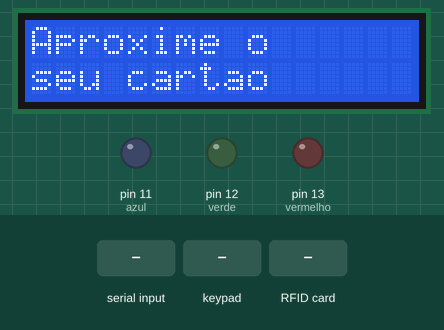
A sketch run on a simulated Arduino Mega 2560, built with avr-gcc and run on an emulated ATmega2560. Shown: 16×2 character LCD, output pins drawn as LEDs (lit = HIGH). The inputs (shaded band) are chosen by the test bench. Pins used as bus, display or sensor lines are not drawn; what the sketch prints to the serial monitor is not drawn.

Above: at 1.2 s.
1.3 s: "0" received over Serial
At 1.8 s:
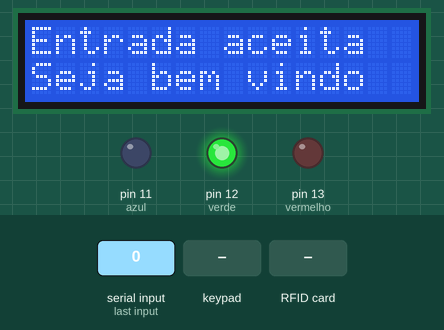
4.3 s: keypad keys 1 2 3 4 # pressed 0.4 s apart
At 7.2 s:
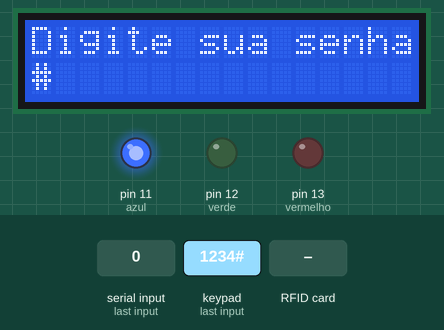
7.8 s: RFID card 5E 7A 19 C4 held to the reader
At 9.1 s:
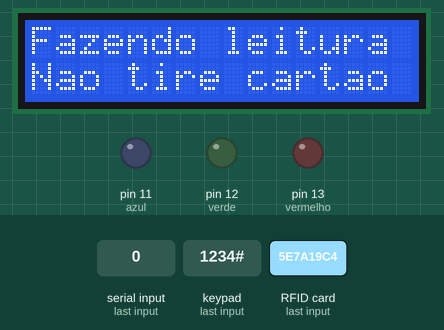
10.8 s: "1" received over Serial
At 11.8 s:
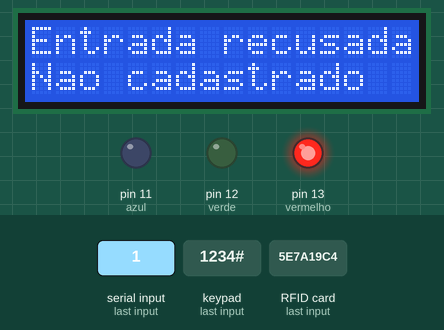
13.8 s: key '*' pressed
At 14.3 s:
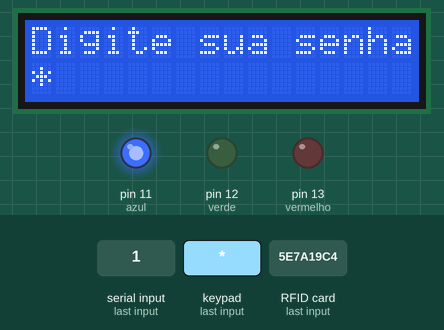
15.3 s: key '#' pressed
At 15.6 s:
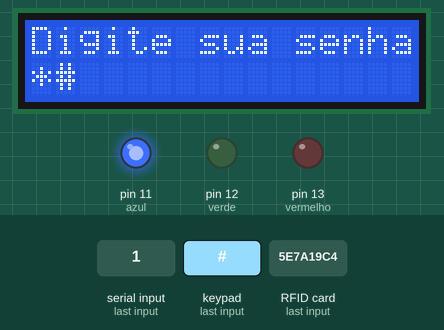
Timing chart, 0 to 17.8 s (numbered marks = the images above; inputs shaded):
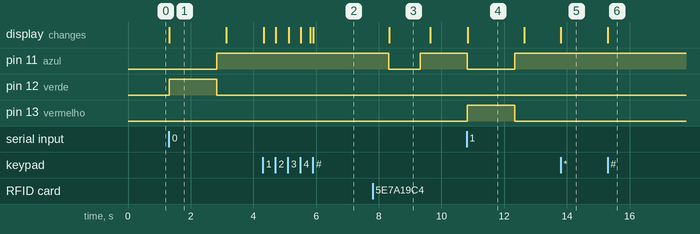

Measured:
- after the input at 1.3 s, pin 11 (azul): LOW → HIGH after 1.5 s; pin 12 (verde): LOW → HIGH at once, → LOW 1.5 s later; the display: changes at once (image 1)
- after the input at 4.3 s, the display: first changes at once (image 2 shows a later state)
- after the input at 7.8 s, pin 11 (azul): HIGH → LOW after 0.52 s, → HIGH 1.0 s later; the display: changes after 0.53 s (image 3)
- after the input at 10.8 s, pin 11 (azul): HIGH → LOW at once, → HIGH 1.5 s later; pin 13 (vermelho): LOW → HIGH at once, → LOW 1.5 s later; the display: changes at once (image 4)
- after the input at 13.8 s, the display: changes at once (image 5)
- after the input at 15.3 s, the display: changes at once (image 6)
- what the display in image 1 shows lasts 1.8 s, from 1.3 s to 3.1 s

The sketch:

mario_ponto.ino
```cpp
//bibliotecas a serem usadas
#include <LiquidCrystal.h>
#include <Keypad.h>
#include "SPI.h"
#include "MFRC522.h"

//configuração do RFID
const int pinRST = 8;                                     //pinagem de dados do rfid
const int pinSDA = 53;                                    //pinagem de dados do rfid
MFRC522 mfrc522(pinSDA, pinRST);                          //configura o rfid

//configuração do teclado
const byte ROWS = 4;                                      //quantidade de linhas
const byte COLS = 3;                                      //quantidade de colunas

char hexaKeys[ROWS][COLS] = {                             //identificação de cada tecla
  {'1', '2', '3'},
  {'4', '5', '6'},
  {'7', '8', '9'},
  {'*', '0', '#'}
};
byte rowPins[ROWS] = {20, 19, 18, 17};                    //define as linhas do teclado
byte colPins[COLS] = {16, 15, 14};                        //define as colunas do teclado

Keypad customKeypad = Keypad(makeKeymap(hexaKeys), rowPins, colPins, ROWS, COLS); //configura o teclado

//configuração senha teclado
#define Password_Length 5                                 //tamanho da senha

char Data[Password_Length];
char Master[Password_Length] = "1234";
byte data_count = 0, master_count = 0;
bool Pass_is_good;
char customKey;

//configuração LCD
const int rs = 7, en = 6, d4 = 5, d5 = 4, d6 = 3, d7 = 2; //pinos do lcd
LiquidCrystal lcd(rs, en, d4, d5, d6, d7);                //configuração do lcd

//inicializa tudo
void setup() {
  //rfid
  SPI.begin();
  mfrc522.PCD_Init();

  //porta serial
  Serial.begin(9600);

  //lcd
  lcd.begin(16, 2);
  lcd.setCursor(0, 0);                            //posiciona o cursor
  lcd.print("Aproxime o");                        //escreve na tela
  lcd.setCursor(0, 1);                            //posiciona a tela
  lcd.print("seu cartao");                        //escreve na tela

  //leds
  pinMode(13, OUTPUT);                    //vermelho
  pinMode(12, OUTPUT);                    //verde
  pinMode(11, OUTPUT);                    //azul

  //comunicação com o processing
  contato();
}

//variáveis auxiliares
char val;                                 //auxiliar que contem os dados recebidos do processing

int vermelho = 13;                        //pino led vermelho
boolean evermelho = HIGH;                 //estado do led vermelho

int verde = 12;                           //pino led verde
boolean everde = HIGH;                    //estado do led verde

int azul = 11;                            //pino do led azul
boolean eazul = HIGH;                     //estado do led azul

//roda tudo em loop
void loop() {

  teclado();
  executaRFID();

}

void executaRFID(){
  digitalWrite(azul, eazul);              //acende o led azul

  if (Serial.available() > 0) {           //verifica se tem alguma coisa a ser lida na porta serial
    val = Serial.read();                  //lê a porta serial caso sim

    if (val == '0'){                      //se recebe 0, executa o codigo de acerto
      digitalWrite(azul, !eazul);
      digitalWrite(verde, everde);
      lcd.clear();
      lcd.setCursor(0, 0);
      lcd.print("Entrada aceita");
      lcd.setCursor(0, 1);
      lcd.print("Seja bem vindo");
      delay(1500);
      digitalWrite(verde, !everde);
    }

    if (val == '1'){                      //se recebe 1, executa o codigo de erro
      digitalWrite(azul, !eazul);
      digitalWrite(vermelho, evermelho);
      lcd.clear();
      lcd.setCursor(0, 0);
      lcd.print("Entrada recusada");
      lcd.setCursor(0, 1);
      lcd.print("Nao cadastrado");
      delay(1500);
      digitalWrite(vermelho, !evermelho);
    }
  }
  else {                                  //caso não tenha nada a ser lido na serial
    leituraRFID();                        //lê o rfid
  }
}

//recebe o "ok" inicial do processing, dando início a tudo
void contato() {
  while (Serial.available() <= 0) {
    Serial.println("A");                  //processing espera esse "a" pra começar tudo
    delay(300);
  }
}

char auxTeclado;

//faz as magias do teclado
void teclado() {
  char customKey = customKeypad.getKey();

  if (customKey) {
      lcd.setCursor(0, 0);                            //posiciona o cursor
      lcd.print("Digite sua senha");                        //escreve na tela
      Data[data_count] = customKey;
      lcd.setCursor(data_count,1);
      lcd.print(Data[data_count]);
      lcd.setCursor(data_count+1,1);
      lcd.print("          ");
      data_count++;
  }

  if(data_count == Password_Length-1){
    lcd.clear();
    if(!strcmp(Data, Master)){
      String str((char*)Data);
      Serial.println(str);
    }
    else{
      String str((char*)Data);
      Serial.println(str);
    }
    clearData();
  }
}

void clearData(){
  while(data_count !=0){
    Data[data_count--] = 0;
  }
  return;
}


//faz as magias do rfid
void leituraRFID() {
  if (mfrc522.PICC_IsNewCardPresent()) {            //se tem um cartão na área do rfid
    delay(500);                                     //demora meio segundo pra processar o cartão
                                                    //todos os delays aqui são exclusivamente
                                                    //de forma a evitar que a porta serial
                                                    //sofra spam
    clearData();

    if (mfrc522.PICC_ReadCardSerial()) {            //lê o cartão
      digitalWrite(azul, !eazul);                   //apaga o led azul
      lcd.clear();                                  //limpa a tela lcd
      lcd.setCursor(0, 0);                          //posiciona o cursor
      lcd.print("Fazendo leitura");                 //escreve na tela
      Serial.print("RFID TAG ID:");                 //escreve na serial
      lcd.setCursor(0, 1);                          //posiciona o cursor
      lcd.print("Nao tire cartao");
      for (byte i = 0; i < mfrc522.uid.size; ++i){  //lê o id do cartão em partes
        Serial.print(mfrc522.uid.uidByte[i], HEX);  //imprime o resultado em hexadecimal
        Serial.print(" ");                          //melhora a legibilidade
        //lcd.print(mfrc522.uid.uidByte[i], HEX);     //escreve na tela
        //lcd.print(" ");                             //escreve na tela
      }
      Serial.println();                             //escreve na serial
      delay(1000);                                  //demora mais um segundo
    }
  }
  else {                                            //caso não
    if (data_count == 0){
      lcd.clear();                                    //limpa a tela
      lcd.setCursor(0, 0);                            //posiciona o cursor
      lcd.print("Aproxime o");                        //escreve na tela
      lcd.setCursor(0, 1);                            //posiciona a tela
      lcd.print("seu cartao");                        //escreve na tela
    }
  }
}
```
